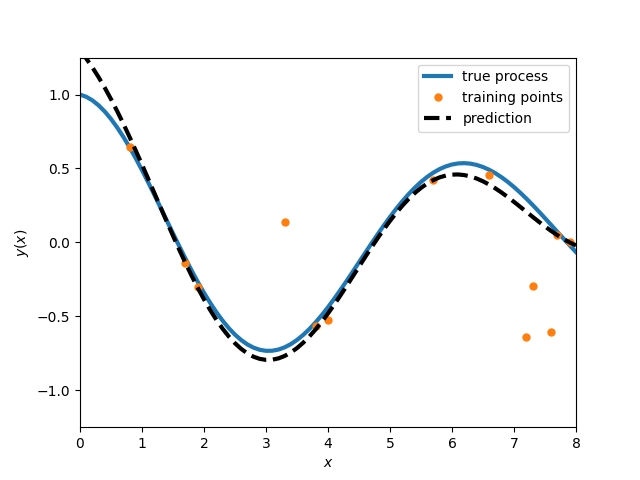

This figure's Python source:
#!usr/bin/env python

#
# Robust Linear Regression via M-Estimation
# Author: Fangtong Liu
# Date: 06/14/2020
#

import numpy as np
import matplotlib.pyplot as plt


def basis(x1, x2):
    """compute basis (design) matrix"""
    s = 1.75  # bandwidth (length-scale)
    return np.exp(-np.linalg.norm(x1 - x2) ** 2 / (2 * s ** 2))


if __name__ == "__main__":

    # create a dataset
    z = np.arange(0, 8.1, 0.1)
    y = np.exp(-0.1 * z) * np.cos(z)  # true process

    # pick some training points randomly
    N = 15
    idx = np.unique(np.floor(np.random.rand(N, 1) * len(z)))
    N = len(idx)
    idx = idx.astype(int)
    x = z[idx]  # traiing input
    t = y[idx] + 0.05 * np.random.randn(N, 1).reshape(-1)  # noisy target

    # add a few outliers!
    outliers = np.unique(np.floor(np.random.rand(5, 1) * len(t)))
    outliers = outliers.astype(int)
    t[outliers] = t[outliers] + (2 * np.random.rand(len(outliers), 1) - 1).reshape(-1)

    # here we solve for w in linear model y = w^T * phi

    # compute basis (design) matrix
    Phi = np.zeros([len(x), len(x)+1])
    Phi[:, 0] = 1  # bias basis
    for i in range(Phi.shape[0]):
        for j in range(Phi.shape[1]-1):
            Phi[i, j+1] = basis(x[i], x[j])

    jitter = 1e-3 * np.eye(Phi.shape[1])  # to avoid singularity
    # solve for initial w using least squares with l_2 regularizer
    w_init = np.dot(np.linalg.inv(np.dot(Phi.T, Phi) + jitter), Phi.T)
    w_init = np.dot(w_init, t)

    # now solve using IRLS
    max_iteration = 1000
    iter = 0
    B = np.eye(N)  # weights for || t - Phi * w || ^ 2
    r = np.zeros([N, 1])
    eps_termination = 1e-9  # termination threshold
    w = np.copy(w_init)
    w0 = np.copy(w)
    alpha = 0.1  # Cauchy loss parameter
    while iter < max_iteration:
        iter = iter + 1
        # compute weights
        for i in range(N):
            B[i, i] = 1 / (1 + ((t[i] - np.dot(Phi[i, :], w)) / alpha) ** 2)
        # normalize weights
        B = B / np.sum(np.sum(B))

        # solve normal equations
        w = np.dot(np.dot(Phi.T, B), Phi) + jitter
        w = np.dot(np.linalg.inv(w), np.dot(np.dot(Phi.T, B), t))

        if not np.mod(iter, 10):
            print('iteration: ', iter)
            print('|| w ||: ', np.linalg.norm(w))

        # check if converged
        if np.linalg.norm(w - w0) < eps_termination:
            print('Converged')
            break
        else:
            w0 = np.copy(w)

    # predict at arbitrary inputs
    Phi_test = np.zeros([len(z), len(w)])
    Phi_test[:, 0] = 1  # bias basis
    for i in range(Phi_test.shape[0]):
        for j in range(Phi_test.shape[1]-1):
            Phi_test[i, j+1] = basis(z[i], x[j])

    y_test = np.dot(Phi_test, w)  # predict all at once

    ##################### plotting ##################
    # plot the true process and training points
    fig1 = plt.figure()
    plt.plot(z, y, linewidth=3, label='true process')
    plt.plot(x, t, '.', markersize=10, label='training points')
    plt.plot(z, y_test, '--', color='k', linewidth=3, label='prediction')
    plt.legend(loc='best')
    plt.xlabel(r'$x$')
    plt.ylabel(r'$y(x)$')
    plt.xlim([0, 8])
    plt.ylim([-1.25, 1.25])
    # fig1.savefig('lin_reg_m_estimation.png')
    plt.show()

    fig2 = plt.figure()
    plt.stem(w, use_line_collection=True)
    plt.xlabel('basis')
    plt.ylabel('w')
    # fig2.savefig('lin_reg_w_m_estimation.png')
    plt.show()

